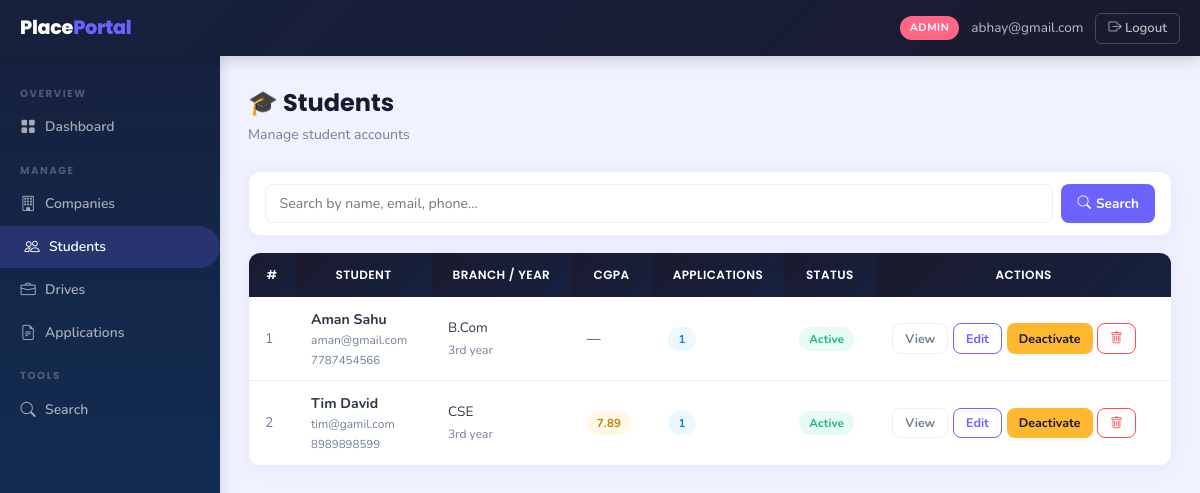
/admin/students (signed in), run on the app's committed database.
### backend/models.py (models this page shows)
class Student(db.Model):
    __tablename__ = 'students'
    id            = db.Column(db.Integer, primary_key=True)
    full_name     = db.Column(db.String(120), nullable=False)
    email         = db.Column(db.String(120), unique=True, nullable=False)
    password_hash = db.Column(db.String(256), nullable=False)
    phone         = db.Column(db.String(20))
    branch        = db.Column(db.String(100))
    year          = db.Column(db.String(20))
    cgpa          = db.Column(db.Float)
    skills        = db.Column(db.Text)
    resume_path   = db.Column(db.String(300))
    is_active     = db.Column(db.Boolean, default=True)
    registered_at = db.Column(db.DateTime, default=datetime.utcnow)
    applications = db.relationship('Application', backref='student',
                                   lazy=True, cascade='all, delete-orphan')

### backend/routes.py (the view, shortened to what this page needs)
    @app.route('/admin/students')
    @login_required('admin')
    def admin_students():
        search = request.args.get('search', '').strip()
        query  = Student.query
        students = query.order_by(Student.registered_at.desc()).all()
        return render_template('admin/students.html', students=students, search=search)

### backend/routes.py (called while the page is built)
def login_required(role):
    def decorator(f):
        @wraps(f)
        def decorated_function(*args, **kwargs):
            if 'user_id' not in session:
                flash('Please log in to continue.', 'warning')
                return redirect(url_for('auth_login', role=role))
            if session.get('role') != role:
                flash('You do not have permission to view that page.', 'danger')
                return redirect(url_for('home'))
            return f(*args, **kwargs)
        return decorated_function
    return decorator

### templates/admin/students.html (shortened to what this page needs)
{% extends 'layout_dashboard.html' %}
{% block sidebar %}
  <div class="sidebar-section">Overview</div>
  <a href="{{ url_for('admin_dashboard') }}" class="sidebar-link"><i class="bi bi-grid-fill"></i> Dashboard</a>
  <div class="sidebar-section">Manage</div>
  <a href="{{ url_for('admin_companies') }}" class="sidebar-link"><i class="bi bi-building"></i> Companies</a>
  <a href="{{ url_for('admin_students') }}" class="sidebar-link active"><i class="bi bi-people"></i> Students</a>
  <a href="{{ url_for('admin_drives') }}" class="sidebar-link"><i class="bi bi-briefcase"></i> Drives</a>
  <a href="{{ url_for('admin_applications') }}" class="sidebar-link"><i class="bi bi-file-earmark-text"></i> Applications</a>
  <div class="sidebar-section">Tools</div>
  <a href="{{ url_for('admin_search') }}" class="sidebar-link"><i class="bi bi-search"></i> Search</a>
{% endblock %}
{% block content %}
<div class="page-header"><h1>🎓 Students</h1><p>Manage student accounts</p></div>
<div class="card" style="margin-bottom:1rem;">
  <div class="card-body" style="padding:.75rem 1rem;">
    <form method="GET" style="display:flex;gap:.5rem;">
      <input type="text" name="search" value="{{ search }}" class="form-control" placeholder="Search by name, email, phone...">
      <button class="btn btn-primary" style="white-space:nowrap;"><i class="bi bi-search me-1"></i>Search</button>
    </form>
  </div>
</div>
{% if students %}
<div class="card">
  <table class="table">
    <thead><tr><th>#</th><th>Student</th><th>Branch / Year</th><th>CGPA</th><th>Applications</th><th>Status</th><th>Actions</th></tr></thead>
    <tbody>
      {% for s in students %}
      <tr>
        <td style="color:var(--muted);">{{ loop.index }}</td>
        <td>
          <div class="fw-700" style="font-size:.88rem;">{{ s.full_name }}</div>
          <div style="font-size:.75rem;color:var(--muted);">{{ s.email }}</div>
          {% if s.phone %}<div style="font-size:.72rem;color:var(--muted);">{{ s.phone }}</div>{% endif %}
        </td>
        <td style="font-size:.85rem;">{{ s.branch or '—' }}<br><span style="color:var(--muted);font-size:.75rem;">{{ s.year or '' }}</span></td>
        <td>{% if s.cgpa %}<span class="badge {% if s.cgpa>=8 %}badge-selected{% elif s.cgpa>=6 %}badge-shortlisted{% else %}badge-rejected{% endif %}">{{ s.cgpa }}</span>{% else %}—{% endif %}</td>
        <td><span class="badge badge-applied">{{ s.applications|length }}</span></td>
        <td>{% if s.is_active %}<span class="badge badge-selected">Active</span>{% else %}<span class="badge badge-rejected">Inactive</span>{% endif %}</td>
        <td>
          <div style="display:flex;gap:.3rem;flex-wrap:wrap;">
            <a href="{{ url_for('admin_student_detail', student_id=s.id) }}" class="btn btn-outline-secondary btn-sm">View</a>
            <a href="{{ url_for('admin_edit_student', student_id=s.id) }}" class="btn btn-outline-primary btn-sm">Edit</a>
            <a href="{{ url_for('admin_toggle_student', student_id=s.id) }}" class="btn {% if s.is_active %}btn-warning{% else %}btn-success{% endif %} btn-sm">{% if s.is_active %}Deactivate{% else %}Activate{% endif %}</a>
            <a href="{{ url_for('admin_delete_student', student_id=s.id) }}" class="btn btn-outline-danger btn-sm" onclick="return confirm('Delete?')"><i class="bi bi-trash"></i></a>
          </div>
        </td>
      </tr>
      {% endfor %}
    </tbody>
  </table>
</div>
{% else %}
<div class="card"><div class="empty-state p-4"><i class="bi bi-people"></i><p>No students found</p></div></div>
{% endif %}
{% endblock %}

### static/css/styles.css (style rules this page uses)
:root { --primary : #6C63FF; --primary-lt : #EEEDFE; --primary-dk : #5a52e0; --success : #43D9A2; --success-lt : #E6FBF5; --warning : #FFB830; --warning-lt : #FFF8E7; --danger : #FF4757; --danger-lt : #FFF0F0; --info : #2ECBFF; --info-lt : #EBF8FF; --dark : #1A1A2E; --darker : #16213E; --muted : #718096; --border : rgba(108,99,255,0.12); --bg : #F0F2FF; --card : #ffffff; --shadow : 0 2px 16px rgba(108,99,255,0.08); --shadow-lg : 0 8px 32px rgba(108,99,255,0.14); --radius : 12px; --radius-sm : 8px; --sidebar-w : 220px; }
*, *::before, *::after { box-sizing: border-box; margin: 0; padding: 0; }
body { font-family: 'Nunito', sans-serif; background: var(--bg); color: #2D3748; font-size: 15px; line-height: 1.6; }
h1,h2,h3,h4,h5,h6 { font-family: 'Poppins', sans-serif; }
a { text-decoration: none; color: var(--warning); }
.sidebar-section { font-size: 0.64rem; font-weight: 700; text-transform: uppercase; letter-spacing: 1.5px; color: rgba(255,255,255,0.25); padding: 0.85rem 1.25rem 0.2rem; font-family: 'Poppins', sans-serif; }
.sidebar-link { display: flex; align-items: center; gap: 9px; padding: 0.55rem 1.25rem; color: rgba(255,255,255,0.62); font-size: 0.87rem; font-weight: 600; border-radius: 0 24px 24px 0; margin: 1px 0; transition: all 0.18s; }
.sidebar-link:hover, .sidebar-link.active { background: rgba(108,99,255,0.22); color: #fff; padding-left: 1.5rem; }
.sidebar-link i { font-size: 0.95rem; width: 16px; text-align: center; }
.page-header { margin-bottom: 1.5rem; }
.page-header h1 { font-size: 1.5rem; font-weight: 700; color: var(--dark); margin: 0; }
.page-header p { color: var(--muted); font-size: 0.88rem; margin: 2px 0 0; }
.card { background: var(--card); border-radius: var(--radius); border: 1px solid var(--border); box-shadow: var(--shadow); overflow: hidden; }
.card-body { padding: 1.25rem; }
.table { width: 100%; border-collapse: collapse; }
.table thead th { background: linear-gradient(135deg, var(--dark), var(--darker)); color: #fff; font-family: 'Poppins', sans-serif; font-size: 0.75rem; font-weight: 600; text-transform: uppercase; letter-spacing: 0.4px; padding: 0.8rem 1rem; border: none; }
.table tbody td { padding: 0.72rem 1rem; border-bottom: 1px solid var(--border); font-size: 0.87rem; vertical-align: middle; }
.table tbody tr:last-child td { border-bottom: none; }
.fw-700 { font-weight: 700; }
.btn { display: inline-flex; align-items: center; justify-content: center; gap: 5px; padding: 0.45rem 1rem; border-radius: var(--radius-sm); font-family: 'Nunito', sans-serif; font-weight: 700; font-size: 0.85rem; border: none; cursor: pointer; transition: all 0.18s; text-decoration: none; }
.btn-primary { background: var(--primary); color: #fff; }
.btn-warning { background: var(--warning); color: var(--dark); }
.btn-outline-primary { border: 1.5px solid var(--primary); color: var(--primary); background: transparent; }
.btn-outline-secondary { border: 1.5px solid var(--border); color: var(--muted); background: transparent; }
.btn-outline-danger { border: 1.5px solid var(--danger); color: var(--danger); background: transparent; }
.btn-sm { padding: 0.28rem 0.75rem; font-size: 0.78rem; }
.badge { display: inline-block; padding: 3px 10px; border-radius: 20px; font-size: 0.72rem; font-weight: 700; letter-spacing: 0.2px; }
.badge-applied { background: var(--info-lt); color: #1A7FD4; }
.badge-shortlisted { background: var(--warning-lt); color: #B8860B; }
.badge-selected { background: var(--success-lt); color: #1BB385; }
.form-control, .form-select { width: 100%; padding: 0.55rem 0.85rem; border: 1.5px solid var(--border); border-radius: var(--radius-sm); font-family: 'Nunito', sans-serif; font-size: 0.88rem; background: #fff; color: #2D3748; transition: all 0.18s; }

### data on the page
Student: full_name "Aman Sahu", email "aman@gmail.com", phone "7787454566", branch "B.Com", year "3rd year", applications|length "1", is_active "Active"
Student: full_name "Tim David", email "tim@gamil.com", phone "8989898599", branch "CSE", year "3rd year", cgpa "7.89", applications|length "1", is_active "Active"

### other printed values
{{ session.get('role') }} "ADMIN"
{{ session.get('name', '') }} "abhay@gmail.com"
